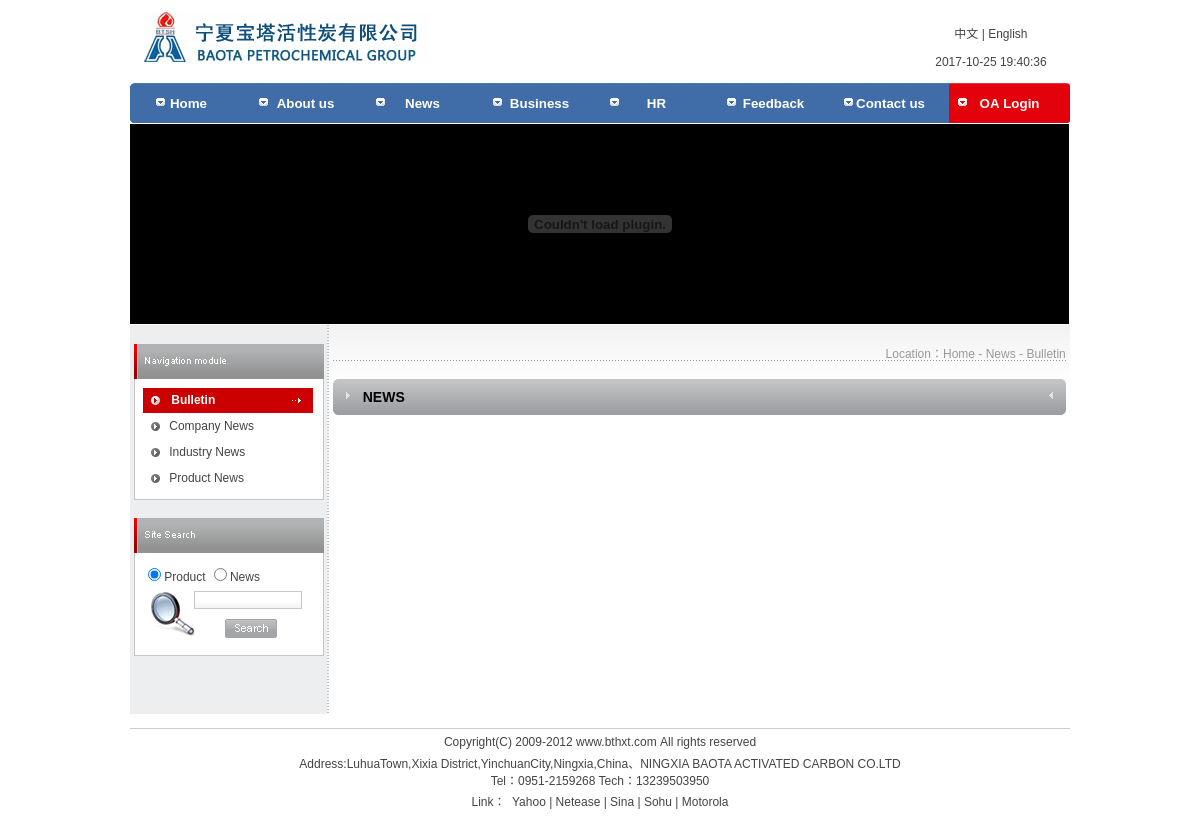
The app's page /en/news/news.php?ndir=25 with its own data.
### tables this page shows
CREATE TABLE `layoutpic` (
  `id_layoutpic` int(11) NOT NULL auto_increment,
  `id_layout` int(11) NOT NULL,
  `id_hr` int(11) NOT NULL,
  `title` varchar(250) NOT NULL,
  `intro` text NOT NULL,
  `url` varchar(250) NOT NULL,
  `opicname` varchar(250) NOT NULL,
  `spicname` varchar(250) NOT NULL,
  `dele` int(1) NOT NULL default '1',
  `type` varchar(3) NOT NULL,
  `indate` datetime NOT NULL,
  `modate` datetime NOT NULL,
  `deldate` datetime NOT NULL,
  `browsecount` int(11) NOT NULL,
  PRIMARY KEY  (`id_layoutpic`)
);

CREATE TABLE `newsdir` (
  `id_newsdir` int(11) NOT NULL auto_increment,
  `lang` int(1) NOT NULL default '1',
  `name` varchar(25) NOT NULL,
  `intro` text NOT NULL,
  `dele` int(1) NOT NULL default '1',
  `fatherid` int(11) NOT NULL,
  `level` int(1) NOT NULL,
  `ordernum` int(11) NOT NULL,
  PRIMARY KEY  (`id_newsdir`)
);

CREATE TABLE `layout` (
  `id_layout` int(11) NOT NULL auto_increment,
  `lang` int(1) NOT NULL default '1',
  `title` varchar(250) NOT NULL,
  `url` text NOT NULL,
  `intro` text NOT NULL,
  `content` text NOT NULL,
  `openstat` int(1) NOT NULL default '1',
  PRIMARY KEY  (`id_layout`)
);

### www/inc/config.php (called while the page is built, shortened)
<?php
require_once("mysql.class.php");
$db_hostname="localhost";
$db_username="root";
$db_password="123456";
$db_database="website";
$objDB=new mysql($db_hostname,$db_username,$db_password,$db_database);
?>

### www/inc/mysql.class.php (called while the page is built, shortened)
<?php
class mysql{
	var $Conn="";
	var $Res="";
	function mysql($strHost,$strUser,$strPwd,$strDatabase){
		$this->Conn=mysql_connect($strHost,$strUser,$strPwd)
					 or die("Sorry,canot connect to database!");
		return $this->Conn;
	}
	function Execute($strSQL){
		$this->Res=mysql_query($strSQL,$this->Conn);
	}
	function SelectLimit($strSQL,$intRows,$intStart){
		$strSQL.=" Limit $intStart,$intRows";
		$this->Res=mysql_query($strSQL,$this->Conn);
	}
	function getRows(){
		$i=0;
		$arrResult=array();
		while($row =mysql_fetch_array($this->Res,MYSQL_ASSOC)){
			$arrResult[$i]=$row;
			$i++;
		}
		return $arrResult;
	}
	function fields(){
		$row =mysql_fetch_assoc($this->Res);
		return $row;
	}
}
?>

### www/inc/en_header_core.php (called while the page is built, shortened)
<?php
$strSQL = "select name as title,id_newsdir,lang from newsdir where lang=0 and fatherid='1' and dele='1' and id_newsdir not in(27,28) order by ordernum desc  " ;
$objDB->Execute($strSQL);
$allnewsdir=$objDB->GetRows();
$strSQL = "select  name as title,id_proddir,lang  from productdir where lang=0 and level=1  and dele=1 " ;
$objDB->Execute($strSQL);
$strSQL = "select opicname as pic from layoutpic  where id_layout='1' order by id_layoutpic asc limit 1" ;
$objDB->Execute($strSQL);
$global_logo=$objDB->fields();
$strSQL = "select content from layout  where id_layout='4'" ;
$objDB->Execute($strSQL);
$footer_BQ=$objDB->fields();
?>

### www/inc/en_news_core.php (called while the page is built, shortened)
<?php
require "../../inc/config.php";
if(!isset($_GET[ndir]) || $_GET[ndir]==''){
$intRows = 20;
$strSQLNum = "SELECT COUNT(*) as num from newsinfo as a left join newsdir as b on a.id_newsdir=b.id_newsdir where a.dele=1 and b.lang=0  and a.id_newsdir not in(27,28) ";
$rs = $objDB->Execute($strSQLNum);
$arrNum = $objDB->fields();
$intTotalNum=$arrNum["num"];
$objPage = new PageNav($intCurPage,$intTotalNum,$intRows);
$objPage->setvar($arrParam);
$objPage->init_page($intRows ,$intTotalNum);
$strNavigate = $objPage->output(1);
$intStartNum=$objPage->StartNum();
$strSQL = "select a.* from newsinfo as a left join newsdir as b on a.id_newsdir=b.id_newsdir where a.dele=1 and b.lang=0  and a.id_newsdir not in(27,28)  order by a.id_newsinfo desc" ;
$objDB->SelectLimit($strSQL,$intRows,$intStartNum);
$arrnews=$objDB->GetRows();
}elseif(isset($_GET[ndir])){
$arrParam[0][name]="ndir";
$arrParam[0][value]=$_GET[ndir];
$intRows = 20;
$arrNum = $objDB->fields();
$intTotalNum=$arrNum["num"];
$objPage = new PageNav($intCurPage,$intTotalNum,$intRows);
$objPage->setvar($arrParam);
$objPage->init_page($intRows ,$intTotalNum);
$intStartNum=$objPage->StartNum();
$strSQL = "select * from newsinfo  where id_newsdir='".$_GET[ndir]."' and dele=1  order by id_newsinfo desc" ;
$objDB->SelectLimit($strSQL,$intRows,$intStartNum);
}
$strSQL = "select name from newsdir where id_newsdir='".$_GET[ndir]."'  " ;
$objDB->Execute($strSQL);
$newsdirnavi=$objDB->fields();
require "../../inc/en_header_core.php";
?>

### www/en/news/news.php (the view, shortened to what this page needs)
<?php
require "../../inc/en_news_core.php";
?>
<!DOCTYPE html PUBLIC "-//W3C//DTD XHTML 1.0 Transitional//EN" "http://www.w3.org/TR/xhtml1/DTD/xhtml1-transitional.dtd">
<html xmlns="http://www.w3.org/1999/xhtml">
<head>
<link href="../../inc/css/public.css" rel="stylesheet" type="text/css" />
<link href="../../inc/css/main.css" rel="stylesheet" type="text/css" />
</head>
<body>
<? require "../header.php"; ?>
<table width="940" border="0" align="center" cellpadding="0" cellspacing="0" >
  <tr>
    <td width="940" height="200" style="background:url(../../inc/pics/banner_left_bg.gif) repeat-y right top; background-color:#000000"><? require "../subadv.php"; ?></td>
  </tr>
</table>
<table width="940" border="0" align="center" cellpadding="0" cellspacing="0" style="margin-top:1px; background:url(../../inc/pics/main_bg.jpg) repeat-x;">
  <tr>
    <td width="230" align="left" valign="top" style="background:url(../../inc/pics/left_bg.gif) repeat-y right;"><? require "leftmenu.php"; ?></td>
    <td width="773" valign="top"><table width="733" border="0" align="center" cellpadding="0" cellspacing="0" style="margin-top:19px;">
        <tr>
          <td width="733" style="background:url(../../inc/pics/bg1.gif) repeat-x left bottom;"><table width="100%" border="0" cellspacing="0" cellpadding="0">
              <tr>
                <td width="100%" align="right" style="color:#999999"><img src="../../inc/pics/arr6.gif" width="9" height="9" align="absmiddle" />&nbsp;Location：<a href="/en/" class="agray">Home</a> - <a href="/en/news/news.php" class="agray">News</a> - <?=$newsdirnavi[name];?></td>
              </tr>
            </table></td>
        </tr>
        <tr>
          <td height="18">&nbsp;</td>
        </tr>
        <tr>
          <td align="right"><table width="733" border="0" align="right" cellpadding="0" cellspacing="0">
              <tr>
                <td width="30" height="36"><img src="../../inc/pics/title_bg1.gif" width="30" height="36" /></td>
                <td width="673" align="left" background="../../inc/pics/title_bg_center.jpg" style="color:#000000; font-size:14px; font-weight:bold">NEWS</td>
                <td width="30"><img src="../../inc/pics/title_bg2.gif" width="30" height="36" /></td>
              </tr>
            </table></td>
        </tr>
      </table></td>
  </tr>
</table>
<? require "../footer.php"; ?>
</body>
</html>

### www/en/header.php (shortened to what this page needs)
<table width="940" border="0" align="center" cellpadding="0" cellspacing="0">
  <tr>
    <td align="left" valign="top"><table width="100%" border="0">
      <tr>
        <td width="83%" height="80" rowspan="2" align="left"><a href="/"><img src="/upload/layout/<?=$global_logo[pic];?>" width="304" height="66"  border="0" /></a></td>
        <td width="17%" height="31" align="center" valign="bottom"><a href="/">中文</a> | <a href="/en/">English</a></td>
      </tr>
      <tr>
        <td height="29" align="center" valign="middle"><?php date_default_timezone_set('Asia/Shanghai');echo date("Y-m-d G:i:s")?></td>
      </tr>
      <tr>
        <td height="40" colspan="2" align="left" valign="top">
</td>
      </tr>
    </table></td>
  </tr>
</table>

### www/en/news/leftmenu.php
<table width="190" border="0" align="center" cellpadding="0" cellspacing="0" style="margin-top:19px;">
        <tr>
          <td width="190"><img src="../../inc/pics/En_left_nav.gif" width="190" height="35" /></td>
        </tr>
        <tr>
          <td bgcolor="#FFFFFF">
<div id="nav">
<? for($i=0;$i<sizeof($allnewsdir);$i++){?>
<a href="/en/news/news.php?ndir=<?=$allnewsdir[$i][id_newsdir]?>" <? if($_GET[ndir]==$allnewsdir[$i][id_newsdir]){echo 'data-filetype="red"';}?>><?=$allnewsdir[$i][title]?></a>
<? }?>
</div></td>
        </tr>
        <tr>
          <td height="18">&nbsp;</td>
        </tr>
      </table>
      <table width="190" border="0" align="center" cellpadding="0" cellspacing="0">
  <tr>
    <td><table width="190" border="0" cellspacing="0" cellpadding="0">
        <tr>
          <td><img src="../../inc/pics/En_left_bt3.gif" width="190" height="35" /></td>
        </tr>
        <tr>
          <td><div class="leftbg">
              <form id="Search" name="Search" method="POST" action="/en/about/search.php">
                <table width="100%" border="0" cellspacing="0" cellpadding="0" style="background:url(../../inc/pics/bg4.gif) no-repeat 8px 20px;">
                  <tr>
                    <td height="26"><input name="rang" type="radio" value="product" class="inputnoborder" checked="checked" />Product <input type="radio" name="rang" value="news" class="inputnoborder" />News </td>
                  </tr>
                  <tr>
                    <td height="26" align="center">&nbsp;&nbsp;&nbsp;&nbsp;&nbsp;&nbsp;&nbsp;&nbsp;&nbsp;&nbsp;&nbsp;<input name="searchcontent" type="text" id="searchcontent" style="width:102px;" /></td>
                  </tr>
                  <tr>
                    <td height="34" align="center">&nbsp;&nbsp;&nbsp;&nbsp;&nbsp;&nbsp;&nbsp;&nbsp;&nbsp;&nbsp;&nbsp;&nbsp;&nbsp;<input type="image" name="imageField3" src="/inc/pics/En_btn_sear.gif" class="inputnoborder" /></td>
                  </tr>
                </table>
              </form>
            </div></td>
        </tr>
      </table></td>
  </tr>
  <tr>
    <td height="18">&nbsp;</td>
  </tr>
  <tr>
    <td>&nbsp;</td>
  </tr>
  <tr>
    <td height="26">&nbsp;</td>
  </tr>
</table>

### www/en/footer.php
<table width="940" border="0" align="center" cellpadding="0" cellspacing="0">
  <tr>
    <td height="60" align="left" valign="top"><table width="100%" border="0" cellspacing="0" cellpadding="0">
      <tr>
        <td align="left">&nbsp;</td>
      </tr>
      <tr>
        <td align="left" bgcolor="#CCCCCC" style="padding:0; height:1px;"></td>
      </tr>
      <tr>
        <td height="50" align="center"><?=$footer_BQ[content];?></td>
      </tr>
    </table></td>
  </tr>
</table>

### www/inc/css/public.css (style rules this page uses)
body, td, th, select, textarea { font-size: 12px; color: #444444; font-family: Arial, Helvetica, sans-serif; }
body, form { margin:0; background-color:#fff }
table { border-collapse:collapse; }
input { border:1px solid #c5c6c9; background:url(/inc/pics/input_bg1.jpg); font-family: Arial, Helvetica, sans-serif; font-size:12px; }
.inputnoborder { border:0px none; background:none; }
a { color:#444444; text-decoration:none; }
.agray { color:#999999; }
.leftbg { border:1px solid #c5c6c9; border-top:0px none; width:172px; padding:8px; background-color:#ffffff; }
#nav, .leftborder { border:1px solid #c5c6c9;border-top:0px none;width:172px;padding:8px;background-color:#ffffff; }
#nav a { display:block;height:25px;line-height:25px;width:146px;background:url(/inc/pics/arr4.gif) no-repeat 8px center;padding-left:26px;margin-top:1px; }
#nav a[data-filetype="red"] { background:url(/inc/pics/arr4_a.gif) no-repeat 8px center;background-color:#cc0000;color:#ffffff;width:142px;padding-left:28px;font-weight:bold; }

### records on screen
layoutpic: opicname (picture)
newsdir: shows a picture, name "Bulletin"
newsdir: name "Company News"
newsdir: name "Industry News"
newsdir: name "Product News"
layout: content "Copyright(C) 2009-2012 www.bthxt.com All rights reserved Address:LuhuaTown,Xixia District,YinchuanCity,Ningxia,China、NINGXIA BAOTA ACTIVATED CARBON CO.LTD Tel：0951-2159268 Tech：13239503950 Link： Yahoo | Netease | Sina | Sohu | Motorola"
